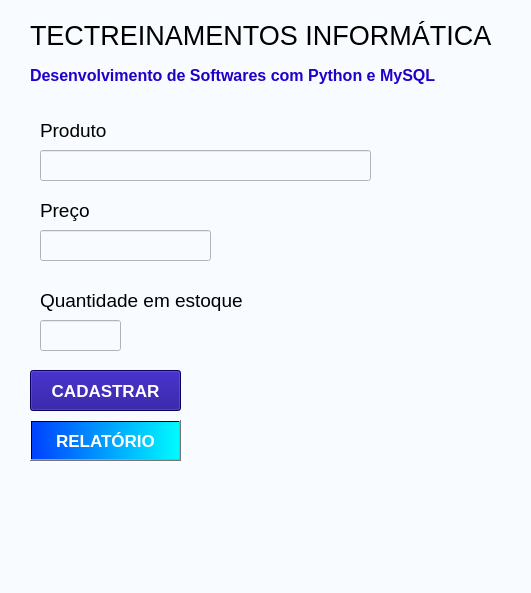
<?xml version="1.0" encoding="UTF-8"?>
<ui version="4.0">
 <class>MainWindows</class>
 <widget class="QMainWindow" name="MainWindows">
  <property name="geometry">
   <rect>
    <x>0</x>
    <y>0</y>
    <width>531</width>
    <height>593</height>
   </rect>
  </property>
  <property name="windowTitle">
   <string>MainWindow</string>
  </property>
  <property name="styleSheet">
   <string notr="true">background-color: rgb(248, 251, 255);</string>
  </property>
  <widget class="QWidget" name="centralwidget">
   <widget class="QLabel" name="label">
    <property name="geometry">
     <rect>
      <x>30</x>
      <y>10</y>
      <width>471</width>
      <height>51</height>
     </rect>
    </property>
    <property name="font">
     <font>
      <family>Arial</family>
      <pointsize>20</pointsize>
      <weight>50</weight>
      <bold>false</bold>
     </font>
    </property>
    <property name="text">
     <string>TECTREINAMENTOS INFORMÁTICA</string>
    </property>
   </widget>
   <widget class="QLabel" name="label_2">
    <property name="geometry">
     <rect>
      <x>30</x>
      <y>60</y>
      <width>421</width>
      <height>31</height>
     </rect>
    </property>
    <property name="font">
     <font>
      <family>Arial</family>
      <pointsize>12</pointsize>
      <weight>75</weight>
      <bold>true</bold>
      <kerning>false</kerning>
     </font>
    </property>
    <property name="styleSheet">
     <string notr="true">color:rgb(33, 0, 200)</string>
    </property>
    <property name="text">
     <string>Desenvolvimento de Softwares com Python e MySQL</string>
    </property>
   </widget>
   <widget class="QLabel" name="label_3">
    <property name="geometry">
     <rect>
      <x>40</x>
      <y>120</y>
      <width>81</width>
      <height>21</height>
     </rect>
    </property>
    <property name="font">
     <font>
      <family>Arial</family>
      <pointsize>14</pointsize>
      <weight>50</weight>
      <bold>false</bold>
     </font>
    </property>
    <property name="text">
     <string>Produto</string>
    </property>
   </widget>
   <widget class="QLabel" name="label_4">
    <property name="geometry">
     <rect>
      <x>40</x>
      <y>200</y>
      <width>81</width>
      <height>21</height>
     </rect>
    </property>
    <property name="font">
     <font>
      <family>Arial</family>
      <pointsize>14</pointsize>
      <weight>50</weight>
      <bold>false</bold>
     </font>
    </property>
    <property name="text">
     <string>Preço</string>
    </property>
   </widget>
   <widget class="QLabel" name="label_5">
    <property name="geometry">
     <rect>
      <x>40</x>
      <y>290</y>
      <width>211</width>
      <height>21</height>
     </rect>
    </property>
    <property name="font">
     <font>
      <family>Arial</family>
      <pointsize>14</pointsize>
      <weight>50</weight>
      <bold>false</bold>
     </font>
    </property>
    <property name="text">
     <string>Quantidade em estoque</string>
    </property>
   </widget>
   <widget class="QLineEdit" name="txtProduto">
    <property name="geometry">
     <rect>
      <x>40</x>
      <y>150</y>
      <width>331</width>
      <height>31</height>
     </rect>
    </property>
    <property name="font">
     <font>
      <family>Arial</family>
      <pointsize>16</pointsize>
     </font>
    </property>
    <property name="whatsThis">
     <string>&lt;html&gt;&lt;head/&gt;&lt;body&gt;&lt;p align=&quot;center&quot;&gt;&lt;br/&gt;&lt;/p&gt;&lt;/body&gt;&lt;/html&gt;</string>
    </property>
    <property name="styleSheet">
     <string notr="true">gridline-color: rgb(0, 85, 255);</string>
    </property>
    <property name="text">
     <string/>
    </property>
   </widget>
   <widget class="QLineEdit" name="txtPreco">
    <property name="geometry">
     <rect>
      <x>40</x>
      <y>230</y>
      <width>171</width>
      <height>31</height>
     </rect>
    </property>
    <property name="font">
     <font>
      <family>Arial</family>
      <pointsize>17</pointsize>
     </font>
    </property>
    <property name="text">
     <string/>
    </property>
   </widget>
   <widget class="QLineEdit" name="txtEstoque">
    <property name="geometry">
     <rect>
      <x>40</x>
      <y>320</y>
      <width>81</width>
      <height>31</height>
     </rect>
    </property>
    <property name="font">
     <font>
      <family>Arial</family>
      <pointsize>17</pointsize>
     </font>
    </property>
   </widget>
   <widget class="QPushButton" name="btnCadastrar">
    <property name="geometry">
     <rect>
      <x>30</x>
      <y>370</y>
      <width>151</width>
      <height>41</height>
     </rect>
    </property>
    <property name="font">
     <font>
      <family>Arial</family>
      <pointsize>13</pointsize>
      <weight>75</weight>
      <bold>true</bold>
     </font>
    </property>
    <property name="styleSheet">
     <string notr="true">background-color:rgb(20, 0, 139); color:rgb(255, 255, 255)</string>
    </property>
    <property name="text">
     <string>CADASTRAR</string>
    </property>
   </widget>
   <widget class="QPushButton" name="btnRelatorio">
    <property name="geometry">
     <rect>
      <x>30</x>
      <y>420</y>
      <width>151</width>
      <height>41</height>
     </rect>
    </property>
    <property name="font">
     <font>
      <family>Arial</family>
      <pointsize>13</pointsize>
      <weight>75</weight>
      <bold>true</bold>
     </font>
    </property>
    <property name="styleSheet">
     <string notr="true">background-color:qlineargradient(spread:pad, x1:0.02, y1:0, x2:1, y2:0, stop:0 rgba(0, 68, 255, 255), stop:1 rgba(0, 251, 255, 255));
color:rgb(255, 255, 255)</string>
    </property>
    <property name="text">
     <string>RELATÓRIO</string>
    </property>
   </widget>
   <widget class="QLabel" name="lblConfirmacao">
    <property name="geometry">
     <rect>
      <x>0</x>
      <y>480</y>
      <width>531</width>
      <height>41</height>
     </rect>
    </property>
    <property name="font">
     <font>
      <family>Arial</family>
      <pointsize>12</pointsize>
      <weight>75</weight>
      <bold>true</bold>
     </font>
    </property>
    <property name="text">
     <string/>
    </property>
    <property name="alignment">
     <set>Qt::AlignCenter</set>
    </property>
   </widget>
   <zorder>txtProduto</zorder>
   <zorder>label</zorder>
   <zorder>label_2</zorder>
   <zorder>label_3</zorder>
   <zorder>label_4</zorder>
   <zorder>label_5</zorder>
   <zorder>txtPreco</zorder>
   <zorder>txtEstoque</zorder>
   <zorder>btnCadastrar</zorder>
   <zorder>btnRelatorio</zorder>
   <zorder>lblConfirmacao</zorder>
  </widget>
  <widget class="QMenuBar" name="menubar">
   <property name="geometry">
    <rect>
     <x>0</x>
     <y>0</y>
     <width>531</width>
     <height>21</height>
    </rect>
   </property>
  </widget>
  <widget class="QStatusBar" name="statusbar"/>
 </widget>
 <resources/>
 <connections/>
</ui>
